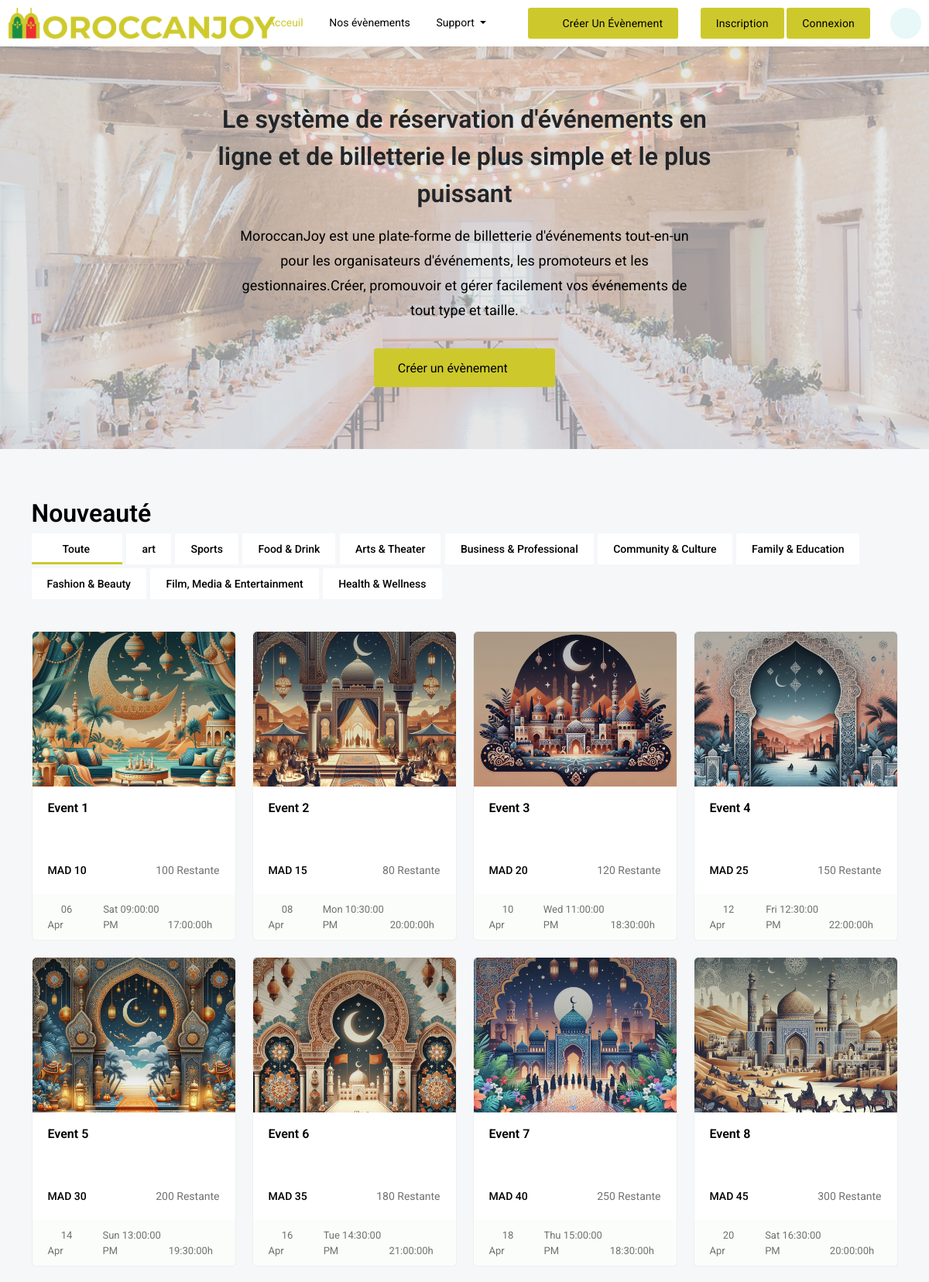
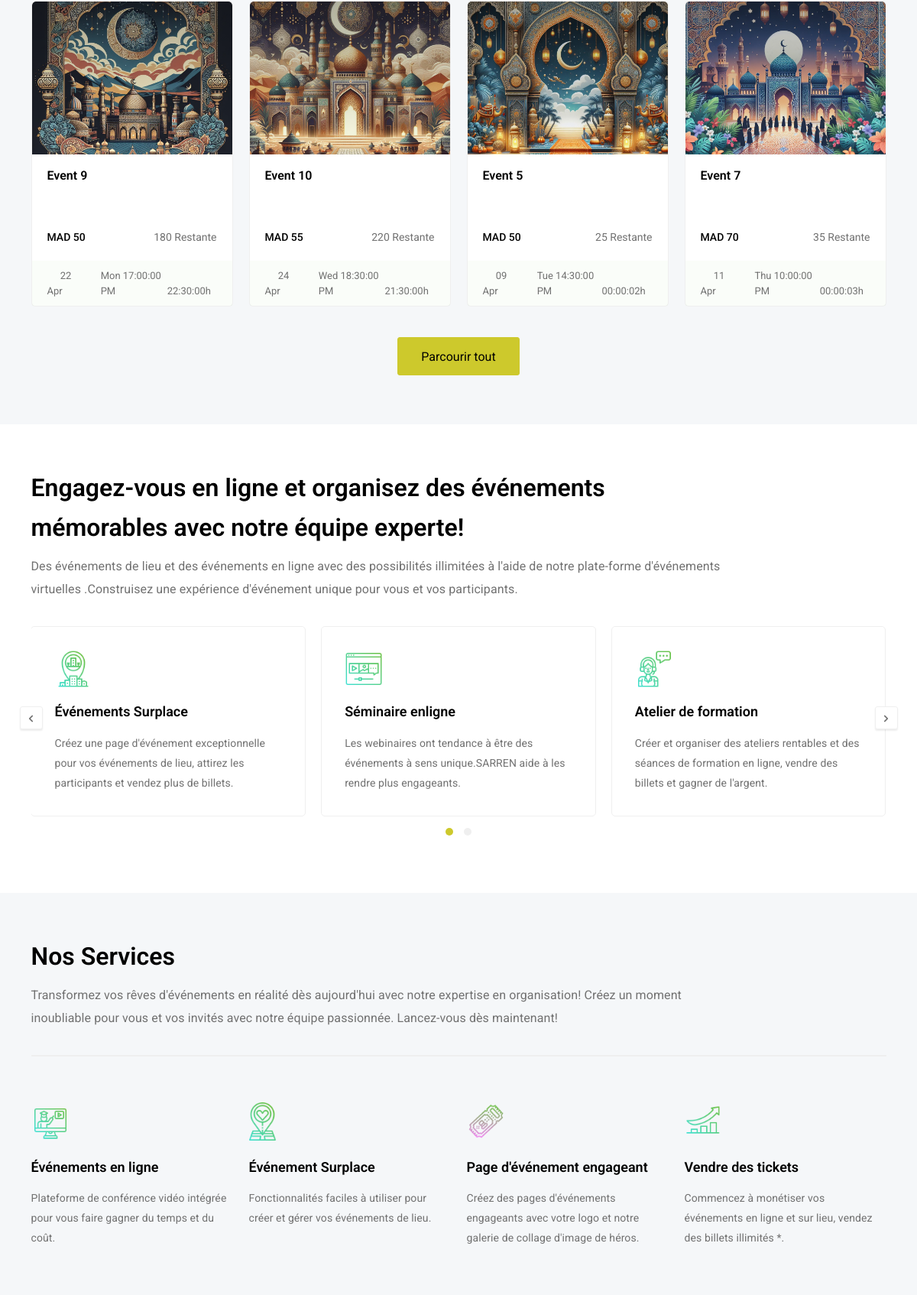
The page / (upper part) on the database its author committed (2 pictures, top to bottom).
### tables this page shows
CREATE TABLE `categorie` (
  `Categorie_id` int(11) NOT NULL,
  `Nom_cat` varchar(30) NOT NULL
);

CREATE TABLE `event` (
  `E_id` int(11) NOT NULL,
  `Titre` varchar(100) DEFAULT NULL,
  `Description` varchar(200) NOT NULL,
  `Image` varchar(500) NOT NULL,
  `Heure_debut` time NOT NULL,
  `Date_debut` date NOT NULL,
  `Heure_fin` time NOT NULL,
  `Prix_ticket` float NOT NULL,
  `Nombre_tickets` int(11) NOT NULL,
  `Ville` varchar(30) NOT NULL,
  `Zip_code` varchar(30) NOT NULL,
  `Categorie_id` int(11) DEFAULT NULL,
  `User_id` int(11) NOT NULL,
  `adress1` varchar(200) NOT NULL,
  `adress2` varchar(200) NOT NULL,
  `vue` int(11) DEFAULT 0
);

### index.php (the view, shortened to what this page needs)
<!DOCTYPE html>
<html lang="en" class="h-100">
<head>
	<link href='vendor/unicons-2.0.1/css/unicons.css' rel='stylesheet'>
	<link href="css/style.css" rel="stylesheet">
	<link href="css/responsive.css" rel="stylesheet">
	<link href="css/night-mode.css" rel="stylesheet">
	<link href="vendor/fontawesome-free/css/all.min.css" rel="stylesheet">
	<link href="vendor/OwlCarousel/assets/owl.carousel.css" rel="stylesheet">
	<link href="vendor/OwlCarousel/assets/owl.theme.default.min.css" rel="stylesheet">
	<link href="vendor/bootstrap/css/bootstrap.min.css" rel="stylesheet">
	<link href="vendor/bootstrap-select/dist/css/bootstrap-select.min.css" rel="stylesheet">
</head>
<body class="d-flex flex-column h-100">
	<?php
	include "include/navindex.php";
	?>
	<div class="wrapper">
		<div class="hero-banner">
			<div class="container">
				<div class="row justify-content-center">
					<div class="col-xl-7 col-lg-9 col-md-10">
						<div class="hero-banner-content">
							<h2>Le système de réservation d'événements en ligne et de billetterie le plus simple et le plus puissant</h2>
							<p>MoroccanJoy est une plate-forme de billetterie d'événements tout-en-un pour les organisateurs d'événements, les promoteurs et les gestionnaires.Créer, promouvoir et gérer facilement vos événements de tout type et taille.</p>
							<a href="create_venue_event.php" class="main-btn btn-hover">Créer un évènement <i class="fa-solid fa-arrow-right ms-3"></i></a>
						</div>
					</div>
				</div>
			</div>
		</div>
		<div class="explore-events p-80">
			<div class="container">
				<div class="row">
					<div class="col-xl-12 col-lg-12 col-md-12">
						<div class="main-title">
							<h3>Nouveauté</h3>
						</div>
					</div>
					<div class="col-xl-12 col-lg-12 col-md-12">
						<div class="event-filter-items">
							<div class="featured-controls">
								<?php
								require_once './connect/DataBase.php';
								$categoryId = $_GET['categorie_id'] ?? NULL;
								$categories = $connection->query("SELECT * FROM categorie")->fetchAll(PDO::FETCH_ASSOC);
								if (!is_null($categoryId)) {
									$sqlState = $connection->prepare("SELECT * FROM `event` WHERE Categorie_id=?");
									$sqlState->execute([$categoryId]);
									$events = $sqlState->fetchAll(PDO::FETCH_ASSOC);
								} else {
									$events = $connection->query("SELECT * FROM `event` limit 12 ")->fetchAll(PDO::FETCH_ASSOC);
								}
								?>
								<div class="controls">
									<a class="control" data-filter="all" href="index.php"><button type="button" class="control">Toute</button></a>
									<?php foreach ($categories as $category) : ?>
										<a href="?categorie_id=<?php echo $category['Categorie_id']; ?>"><button type="button" class="control data-filter=<?= $category['Nom_cat']; ?>">
												<?= $category['Nom_cat']; ?>
											</button></a>
									<?php endforeach; ?>
								</div>
								<div class="row" data-ref="event-filter-content">
									<?php
									foreach ($events as $row) : ?>
										<div class="col-xl-3 col-lg-4 col-md-6 col-sm-12 mix arts concert workshops volunteer sports health_Wellness " data-ref="mixitup-target">
											<div class="main-card mt-4">
												<div class="event-thumbnail">
													<a href="venue_event_detail_view.php?event_id=<?php echo $row['E_id']; ?>" class="thumbnail-img">
														<img src="upload/images/<?php echo $row['Image']; ?>" alt="Event Image">
													</a>
												</div>
												<div class="event-content">
													<a href="venue_event_detail_view.php?event_id=<?php echo $row['E_id']; ?>" class="event-title"><?php echo $row['Titre']; ?></a>
													<div class="duration-price-remaining">
														<span class="duration-price">MAD <?php echo $row['Prix_ticket']; ?></span>
														<span class="remaining"><i class="fa-solid fa-ticket fa-rotate-90"></i><?php echo $row['Nombre_tickets']; ?> Restante</span>
													</div>
												</div>
												<div class="event-footer">
													<div class="event-timing">
														<div class="publish-date">
															<span><i class="fa-solid fa-calendar-day me-2"></i><?php
																												$timestamp = strtotime($row['Date_debut']);
																												$day = date('d', $timestamp);
																												$monthAbbreviation = date('M', $timestamp);
																												echo "$day ";
																												echo "$monthAbbreviation";
																												?></span>
															<span class="dot"><i class="fa-solid fa-circle"></i></span>
															<span><?php
																	$timestamp = strtotime($row['Date_debut']);
																	$dayAbbreviation = date('D', $timestamp);
																	echo "$dayAbbreviation ";
																	?><?php echo $row['Heure_debut']; ?> PM</span>
														</div>
														<span class="publish-time"><i class="fa-solid fa-clock me-2"></i><?php echo $row['Heure_fin']; ?>h</span>
													</div>
												</div>
											</div>
										</div>
									<?php endforeach; ?>
								</div>
								<div class="browse-btn">
									<a href="explore_events.html" class="main-btn btn-hover "> Parcourir tout</a>
								</div>
							</div>
						</div>
					</div>
				</div>
			</div>
		</div>
		<div class="host-engaging-event-block p-80">
			<div class="container">
				<div class="row">
					<div class="col-lg-10">
						<div class="main-title">
							<h3>Engagez-vous en ligne et organisez des événements mémorables avec notre équipe experte!</h3>
							<p>Des événements de lieu et des événements en ligne avec des possibilités illimitées à l'aide de notre plate-forme d'événements virtuelles .Construisez une expérience d'événement unique pour vous et vos participants.</p>
						</div>
					</div>
					<div class="col-lg-12">
						<div class="engaging-block">
							<div class="owl-carousel engaging-slider owl-theme">
								<div class="item">
									<div class="main-card">
										<div class="host-item">
											<div class="host-img">
												<img src="images/icons/venue-events.png" alt="">
											</div>
											<h4>Événements Surplace</h4>
											<p>Créez une page d'événement exceptionnelle pour vos événements de lieu, attirez les participants et vendez plus de billets.</p>
										</div>
									</div>
								</div>
								<div class="item">
									<div class="main-card">
										<div class="host-item">
											<div class="host-img">
												<img src="images/icons/webinar.png" alt="">
											</div>
											<h4>Séminaire enligne</h4>
											<p>Les webinaires ont tendance à être des événements à sens unique.SARREN aide à les rendre plus engageants.</p>
										</div>
									</div>
								</div>
								<div class="item">
									<div class="main-card">
										<div class="host-item">
											<div class="host-img">
												<img src="images/icons/training-workshop.png" alt="">
											</div>
											<h4>Atelier de formation </h4>
											<p>Créer et organiser des ateliers rentables et des séances de formation en ligne, vendre des billets et gagner de l'argent.</p>
										</div>
									</div>
								</div>
							</div>
						</div>
					</div>
				</div>
			</div>
		</div>
		<div class="feature-block p-80">
			<div class="container">
				<div class="row">
					<div class="col-lg-10">
						<div class="main-title">
							<h3>Nos Services</h3>
							<p>Transformez vos rêves d'événements en réalité dès aujourd'hui avec notre expertise en organisation! Créez un moment inoubliable pour vous et vos invités avec notre équipe passionnée. Lancez-vous dès maintenant!</p>
						</div>
					</div>
					<div class="col-lg-12">
						<div class="feature-group-list">
							<div class="row">
								<div class="col-xl-3 col-lg-4 col-md-6">
									<div class="feature-item mt-46">
										<div class="feature-icon">
											<img src="images/icons/feature-icon-1.png" alt="">
										</div>
										<h4>Événements en ligne</h4>
										<p>Plateforme de conférence vidéo intégrée pour vous faire gagner du temps et du coût.</p>
									</div>
								</div>
								<div class="col-xl-3 col-lg-4 col-md-6">
									<div class="feature-item mt-46">
										<div class="feature-icon">
											<img src="images/icons/feature-icon-2.png" alt="">
										</div>
										<h4>Événement Surplace</h4>
										<p>Fonctionnalités faciles à utiliser pour créer et gérer vos événements de lieu.</p>
									</div>
								</div>
								<div class="col-xl-3 col-lg-4 col-md-6">
									<div class="feature-item mt-46">
										<div class="feature-icon">
											<img src="images/icons/feature-icon-3.png" alt="">
										</div>
										<h4>Page d'événement engageant</h4>
										<p>Créez des pages d'événements engageants avec votre logo et notre galerie de collage d'image de héros.</p>
									</div>
								</div>
								<div class="col-xl-3 col-lg-4 col-md-6">
									<div class="feature-item mt-46">
										<div class="feature-icon">
											<img src="images/icons/feature-icon-5.png" alt="">
										</div>
										<h4>Vendre des tickets</h4>
										<p>Commencez à monétiser vos événements en ligne et sur lieu, vendez des billets illimités *.</p>
									</div>
								</div>
							</div>
						</div>
					</div>
				</div>
			</div>
		</div>
</body>
</html>

### rows shown on the page
categorie: Nom_cat "art"
categorie: Nom_cat "Sports"
categorie: Nom_cat "Food & Drink"
categorie: Nom_cat "Arts & Theater"
categorie: Nom_cat "Business & Professional"
categorie: Nom_cat "Community & Culture"
categorie: Nom_cat "Family & Education"
categorie: Nom_cat "Fashion & Beauty"
categorie: Nom_cat "Film, Media & Entertainment"
categorie: Nom_cat "Health & Wellness"
event: Image (picture), Titre "Event 1", Prix_ticket "10", Nombre_tickets "100", Date_debut "06", Date_debut "Apr", Date_debut "Sat", Heure_debut "09:00:00", Heure_fin "17:00:00"
event: Image (picture), Titre "Event 2", Prix_ticket "15", Nombre_tickets "80", Date_debut "08", Date_debut "Apr", Date_debut "Mon", Heure_debut "10:30:00", Heure_fin "20:00:00"
event: Image (picture), Titre "Event 3", Prix_ticket "20", Nombre_tickets "120", Date_debut "10", Date_debut "Apr", Date_debut "Wed", Heure_debut "11:00:00", Heure_fin "18:30:00"
event: Image (picture), Titre "Event 4", Prix_ticket "25", Nombre_tickets "150", Date_debut "12", Date_debut "Apr", Date_debut "Fri", Heure_debut "12:30:00", Heure_fin "22:00:00"
event: Image (picture), Titre "Event 5", Prix_ticket "30", Nombre_tickets "200", Date_debut "14", Date_debut "Apr", Date_debut "Sun", Heure_debut "13:00:00", Heure_fin "19:30:00"
event: Image (picture), Titre "Event 6", Prix_ticket "35", Nombre_tickets "180", Date_debut "16", Date_debut "Apr", Date_debut "Tue", Heure_debut "14:30:00", Heure_fin "21:00:00"
event: Image (picture), Titre "Event 7", Prix_ticket "40", Nombre_tickets "250", Date_debut "18", Date_debut "Apr", Date_debut "Thu", Heure_debut "15:00:00", Heure_fin "18:30:00"
event: Image (picture), Titre "Event 8", Prix_ticket "45", Nombre_tickets "300", Date_debut "20", Date_debut "Apr", Date_debut "Sat", Heure_debut "16:30:00", Heure_fin "20:00:00"
event: Image (picture), Titre "Event 9", Prix_ticket "50", Nombre_tickets "180", Date_debut "22", Date_debut "Apr", Date_debut "Mon", Heure_debut "17:00:00", Heure_fin "22:30:00"
event: Image (picture), Titre "Event 10", Prix_ticket "55", Nombre_tickets "220", Date_debut "24", Date_debut "Apr", Date_debut "Wed", Heure_debut "18:30:00", Heure_fin "21:30:00"
event: Image (picture), Titre "Event 5", Prix_ticket "50", Nombre_tickets "25", Date_debut "09", Date_debut "Apr", Date_debut "Tue", Heure_debut "14:30:00", Heure_fin "00:00:02"
event: Image (picture), Titre "Event 7", Prix_ticket "70", Nombre_tickets "35", Date_debut "11", Date_debut "Apr", Date_debut "Thu", Heure_debut "10:00:00", Heure_fin "00:00:03"
